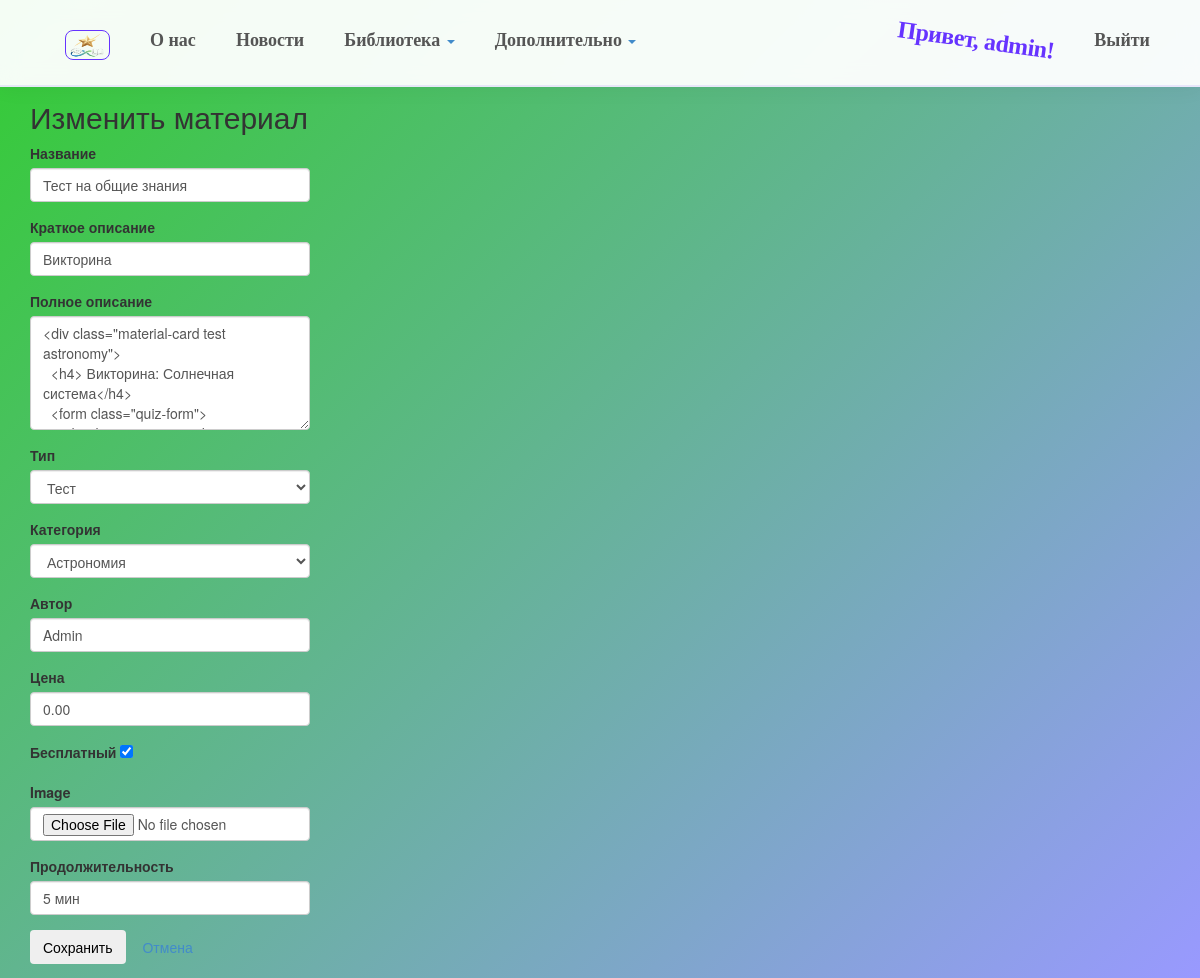
Before: /catalog/admin/material/11/edit/ (signed in) with the older database file.
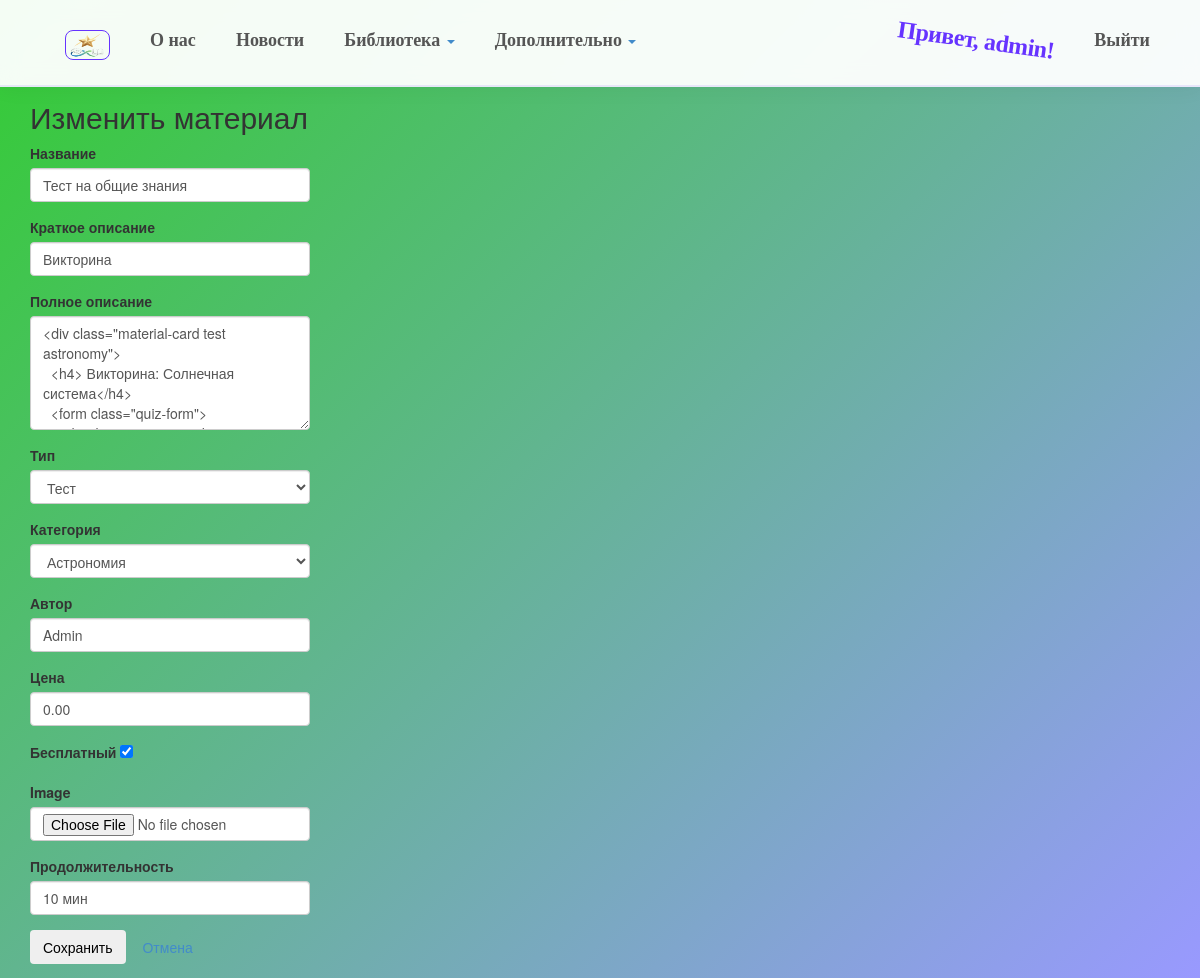
After: the same page with the newer database file.
### app/models.py (models this page shows, shortened)
class EducationalMaterial(models.Model):
    MATERIAL_TYPES = [
        ('video', 'Видеолекция'),
        ('book', 'Учебник/Книга'),
        ('article', 'Статья'),
        ('presentation', 'Презентация'),
        ('test', 'Тест'),
        ('other', 'Другое'),
    ]
    title = models.CharField(max_length=100, verbose_name="Название")
    short_description = models.CharField(max_length=200, verbose_name="Краткое описание")
    full_description = models.TextField(verbose_name="Полное описание")
    material_type = models.CharField(max_length=20, choices=MATERIAL_TYPES, default='other', verbose_name="Тип")
    price = models.DecimalField(max_digits=10, decimal_places=2, default=0.00, validators=[MinValueValidator(0)], verbose_name="Цена")
    is_free = models.BooleanField(default=False, verbose_name="Бесплатный")
    image = models.ImageField(upload_to='materials/%Y/%m/%d/', blank=True, null=True)
    category = models.ForeignKey(Category, on_delete=models.CASCADE, related_name='materials', verbose_name="Категория")
    author = models.CharField(max_length=200, blank=True, verbose_name="Автор")
    duration = models.CharField(max_length=50, blank=True, verbose_name="Продолжительность")
    posted_at = models.DateTimeField(default=timezone.now, verbose_name="Опубликовано")
    class Meta:
        verbose_name = "Образовательный материал"
        verbose_name_plural = "Образовательные материалы"
        ordering = ['-posted_at', 'title']

### app/views.py (the view)
# urls.py: path('catalog/admin/material/<int:pk>/edit/', app_views.admin_edit_material, name='admin_edit_material'),
@role_required(is_admin)
def admin_edit_material(request, pk):
    material = get_object_or_404(EducationalMaterial, pk=pk)
    if request.method == 'POST':
        form = EducationalMaterialForm(request.POST, request.FILES, instance=material)
        if form.is_valid():
            form.save()
            messages.success(request, 'Материал «%s» сохранён.' % material.title)
            return redirect('admin_catalog_dashboard')
    else:
        form = EducationalMaterialForm(instance=material)
    return render(request, 'app/admin/form.html',
                  {'form': form, 'title': 'Изменить материал'})

### app/forms.py
class EducationalMaterialForm(forms.ModelForm):
    class Meta:
        model = EducationalMaterial
        fields = [
            'title', 'short_description', 'full_description', 'material_type',
            'category', 'author', 'price', 'is_free', 'image',
            'duration'
        ]
        widgets = {
            'title': forms.TextInput(attrs={'class': 'form-control'}),
            'short_description': forms.TextInput(attrs={'class': 'form-control'}),
            'full_description': forms.Textarea(attrs={'class': 'form-control', 'rows': 5}),
            'material_type': forms.Select(attrs={'class': 'form-control'}),
            'category': forms.Select(attrs={'class': 'form-control'}),
            'author': forms.TextInput(attrs={'class': 'form-control'}),
            'price': forms.NumberInput(attrs={'class': 'form-control', 'step': '0.01'}),
            'is_free': forms.CheckboxInput(attrs={'class': 'form-check-input'}),
            'image': forms.FileInput(attrs={'class': 'form-control'}),
            'duration': forms.TextInput(attrs={'class': 'form-control'}),
        }

### app/models.py (called while the page is built)
    def __str__(self):
        return self.name

### app/templates/app/admin/form.html (shortened to what this page needs)
{% extends 'app/layout.html' %}
{% load static %}
{% block extra_css %}
<link rel="stylesheet" href="{% static 'app/content/form.css' %}">
{% endblock %}
{% block content %}
<div class="form-container">
    <h2 class="form-title">{{ title }}</h2>
    <form method="post" enctype="multipart/form-data">
        {% for field in form %}
        <div class="form-group">
            <label for="{{ field.id_for_label }}">{{ field.label }}</label>
            {{ field }}
        </div>
        {% endfor %}
        <div class="form-actions">
            <button type="submit" class="btn">Сохранить</button>
            <a href="{% url 'admin_catalog_dashboard' %}" class="btn btn-secondary">Отмена</a>
        </div>
    </form>
</div>
{% endblock %}

Changed rows visible on the page:
changed EducationalMaterial "Тест на общие знания": duration "5 мин" → "10 мин"
